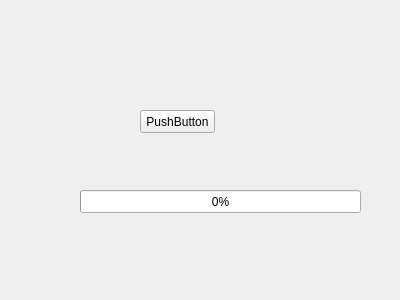
<?xml version="1.0" encoding="UTF-8"?>
<ui version="4.0">
 <class>Form</class>
 <widget class="QWidget" name="Form">
  <property name="geometry">
   <rect>
    <x>0</x>
    <y>0</y>
    <width>400</width>
    <height>300</height>
   </rect>
  </property>
  <property name="windowTitle">
   <string>Form</string>
  </property>
  <widget class="QProgressBar" name="progressBar">
   <property name="geometry">
    <rect>
     <x>80</x>
     <y>190</y>
     <width>281</width>
     <height>23</height>
    </rect>
   </property>
   <property name="value">
    <number>0</number>
   </property>
  </widget>
  <widget class="QPushButton" name="pushButton">
   <property name="geometry">
    <rect>
     <x>140</x>
     <y>110</y>
     <width>75</width>
     <height>23</height>
    </rect>
   </property>
   <property name="text">
    <string>PushButton</string>
   </property>
  </widget>
 </widget>
 <resources/>
 <connections/>
</ui>
